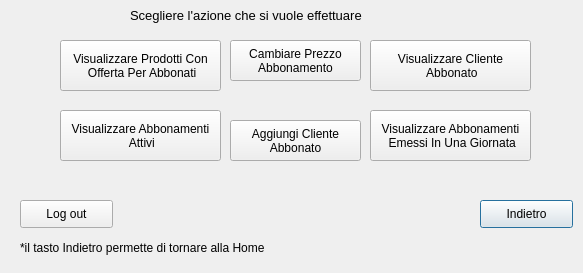
<?xml version="1.0" encoding="UTF-8"?>
<ui version="4.0">
 <class>Dialog</class>
 <widget class="QDialog" name="Dialog">
  <property name="geometry">
   <rect>
    <x>0</x>
    <y>0</y>
    <width>583</width>
    <height>273</height>
   </rect>
  </property>
  <property name="windowTitle">
   <string>Gestione Abbonamenti</string>
  </property>
  <widget class="QLabel" name="label">
   <property name="geometry">
    <rect>
     <x>130</x>
     <y>0</y>
     <width>321</width>
     <height>31</height>
    </rect>
   </property>
   <property name="font">
    <font>
     <pointsize>10</pointsize>
    </font>
   </property>
   <property name="text">
    <string>Scegliere l'azione che si vuole effettuare</string>
   </property>
  </widget>
  <widget class="QPushButton" name="pushButton">
   <property name="geometry">
    <rect>
     <x>480</x>
     <y>200</y>
     <width>93</width>
     <height>28</height>
    </rect>
   </property>
   <property name="text">
    <string>Indietro</string>
   </property>
  </widget>
  <widget class="QPushButton" name="pushButton_2">
   <property name="geometry">
    <rect>
     <x>20</x>
     <y>200</y>
     <width>93</width>
     <height>28</height>
    </rect>
   </property>
   <property name="text">
    <string>Log out</string>
   </property>
  </widget>
  <widget class="QLabel" name="label_2">
   <property name="geometry">
    <rect>
     <x>20</x>
     <y>240</y>
     <width>301</width>
     <height>16</height>
    </rect>
   </property>
   <property name="text">
    <string>*il tasto Indietro permette di tornare alla Home</string>
   </property>
  </widget>
  <widget class="QPushButton" name="pushButton_3">
   <property name="geometry">
    <rect>
     <x>370</x>
     <y>40</y>
     <width>161</width>
     <height>51</height>
    </rect>
   </property>
   <property name="text">
    <string>Visualizzare Cliente
 Abbonato</string>
   </property>
  </widget>
  <widget class="QPushButton" name="pushButton_4">
   <property name="geometry">
    <rect>
     <x>60</x>
     <y>40</y>
     <width>161</width>
     <height>51</height>
    </rect>
   </property>
   <property name="text">
    <string>Visualizzare Prodotti Con
 Offerta Per Abbonati</string>
   </property>
  </widget>
  <widget class="QPushButton" name="pushButton_5">
   <property name="geometry">
    <rect>
     <x>60</x>
     <y>110</y>
     <width>161</width>
     <height>51</height>
    </rect>
   </property>
   <property name="text">
    <string>Visualizzare Abbonamenti 
 Attivi</string>
   </property>
  </widget>
  <widget class="QPushButton" name="pushButton_6">
   <property name="geometry">
    <rect>
     <x>370</x>
     <y>110</y>
     <width>161</width>
     <height>51</height>
    </rect>
   </property>
   <property name="text">
    <string>Visualizzare Abbonamenti
 Emessi In Una Giornata</string>
   </property>
  </widget>
  <widget class="QPushButton" name="pushButton_7">
   <property name="geometry">
    <rect>
     <x>230</x>
     <y>40</y>
     <width>131</width>
     <height>41</height>
    </rect>
   </property>
   <property name="text">
    <string>Cambiare Prezzo 
Abbonamento</string>
   </property>
  </widget>
  <widget class="QPushButton" name="pushButton_8">
   <property name="geometry">
    <rect>
     <x>230</x>
     <y>120</y>
     <width>131</width>
     <height>41</height>
    </rect>
   </property>
   <property name="text">
    <string>Aggiungi Cliente 
Abbonato</string>
   </property>
  </widget>
 </widget>
 <resources/>
 <connections/>
</ui>
